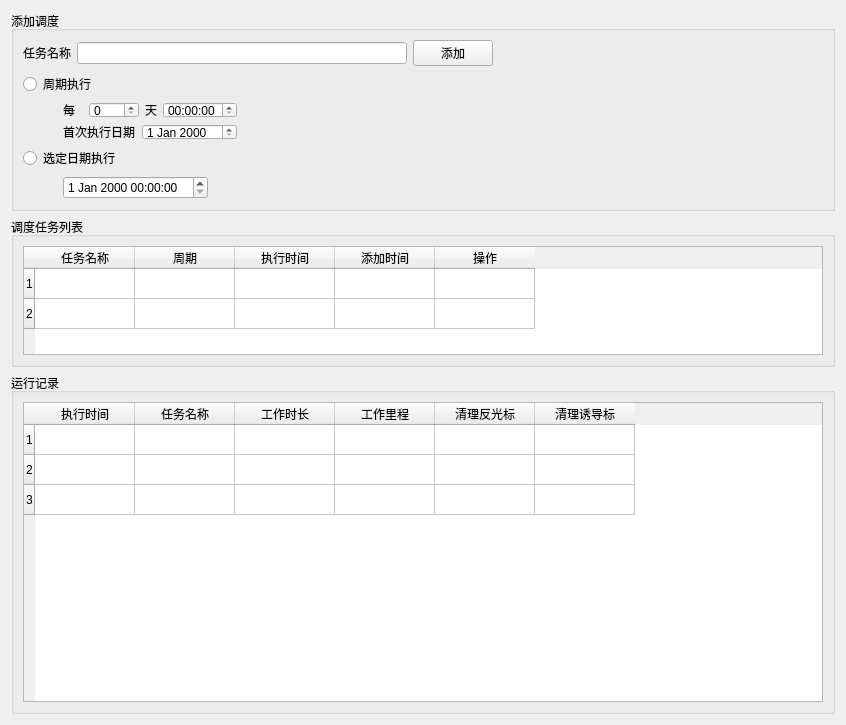
      <widget class="QWidget" name="tab_task">
       <attribute name="title">
        <string>调度</string>
       </attribute>
       <layout class="QVBoxLayout" name="verticalLayout_13">
        <item>
         <layout class="QVBoxLayout" name="verticalLayout_5">
          <item>
           <widget class="QGroupBox" name="groupBox_5">
            <property name="sizePolicy">
             <sizepolicy hsizetype="Expanding" vsizetype="Fixed">
              <horstretch>0</horstretch>
              <verstretch>0</verstretch>
             </sizepolicy>
            </property>
            <property name="minimumSize">
             <size>
              <width>200</width>
              <height>200</height>
             </size>
            </property>
            <property name="maximumSize">
             <size>
              <width>16777215</width>
              <height>200</height>
             </size>
            </property>
            <property name="title">
             <string>添加调度</string>
            </property>
            <layout class="QVBoxLayout" name="verticalLayout_11">
             <item>
              <layout class="QHBoxLayout" name="horizontalLayout_11">
               <item>
                <widget class="QLabel" name="label_3">
                 <property name="text">
                  <string>任务名称</string>
                 </property>
                </widget>
               </item>
               <item>
                <widget class="QLineEdit" name="lineEdit">
                 <property name="minimumSize">
                  <size>
                   <width>300</width>
                   <height>0</height>
                  </size>
                 </property>
                </widget>
               </item>
               <item>
                <widget class="QPushButton" name="pushButton_add_task">
                 <property name="text">
                  <string>添加</string>
                 </property>
                </widget>
               </item>
               <item>
                <spacer name="horizontalSpacer_9">
                 <property name="orientation">
                  <enum>Qt::Horizontal</enum>
                 </property>
                 <property name="sizeHint" stdset="0">
                  <size>
                   <width>40</width>
                   <height>20</height>
                  </size>
                 </property>
                </spacer>
               </item>
              </layout>
             </item>
             <item>
              <widget class="QRadioButton" name="radioButton">
               <property name="text">
                <string>周期执行</string>
               </property>
              </widget>
             </item>
             <item>
              <layout class="QHBoxLayout" name="horizontalLayout_12">
               <item>
                <spacer name="horizontalSpacer_5">
                 <property name="orientation">
                  <enum>Qt::Horizontal</enum>
                 </property>
                 <property name="sizeType">
                  <enum>QSizePolicy::Fixed</enum>
                 </property>
                 <property name="sizeHint" stdset="0">
                  <size>
                   <width>40</width>
                   <height>20</height>
                  </size>
                 </property>
                </spacer>
               </item>
               <item>
                <layout class="QVBoxLayout" name="verticalLayout_10">
                 <property name="sizeConstraint">
                  <enum>QLayout::SetDefaultConstraint</enum>
                 </property>
                 <item>
                  <layout class="QGridLayout" name="gridLayout_5">
                   <item row="0" column="0">
                    <widget class="QLabel" name="label_5">
                     <property name="sizePolicy">
                      <sizepolicy hsizetype="Minimum" vsizetype="Preferred">
                       <horstretch>0</horstretch>
                       <verstretch>0</verstretch>
                      </sizepolicy>
                     </property>
                     <property name="minimumSize">
                      <size>
                       <width>20</width>
                       <height>0</height>
                      </size>
                     </property>
                     <property name="text">
                      <string>每</string>
                     </property>
                    </widget>
                   </item>
                   <item row="0" column="1">
                    <widget class="QSpinBox" name="spinBox">
                     <property name="sizePolicy">
                      <sizepolicy hsizetype="Fixed" vsizetype="Fixed">
                       <horstretch>0</horstretch>
                       <verstretch>0</verstretch>
                      </sizepolicy>
                     </property>
                     <property name="minimumSize">
                      <size>
                       <width>50</width>
                       <height>0</height>
                      </size>
                     </property>
                    </widget>
                   </item>
                   <item row="0" column="2">
                    <widget class="QLabel" name="label_9">
                     <property name="text">
                      <string>天</string>
                     </property>
                    </widget>
                   </item>
                   <item row="0" column="3">
                    <widget class="QTimeEdit" name="timeEdit"/>
                   </item>
                  </layout>
                 </item>
                 <item>
                  <layout class="QGridLayout" name="gridLayout_6">
                   <item row="0" column="0">
                    <widget class="QLabel" name="label_10">
                     <property name="text">
                      <string>首次执行日期</string>
                     </property>
                    </widget>
                   </item>
                   <item row="0" column="1">
                    <widget class="QDateEdit" name="dateEdit"/>
                   </item>
                  </layout>
                 </item>
                </layout>
               </item>
               <item>
                <spacer name="horizontalSpacer_7">
                 <property name="orientation">
                  <enum>Qt::Horizontal</enum>
                 </property>
                 <property name="sizeType">
                  <enum>QSizePolicy::Expanding</enum>
                 </property>
                 <property name="sizeHint" stdset="0">
                  <size>
                   <width>40</width>
                   <height>20</height>
                  </size>
                 </property>
                </spacer>
               </item>
              </layout>
             </item>
             <item>
              <widget class="QRadioButton" name="radioButton_2">
               <property name="text">
                <string>选定日期执行</string>
               </property>
              </widget>
             </item>
             <item>
              <layout class="QHBoxLayout" name="horizontalLayout_13">
               <item>
                <spacer name="horizontalSpacer_6">
                 <property name="orientation">
                  <enum>Qt::Horizontal</enum>
                 </property>
                 <property name="sizeType">
                  <enum>QSizePolicy::Fixed</enum>
                 </property>
                 <property name="sizeHint" stdset="0">
                  <size>
                   <width>40</width>
                   <height>20</height>
                  </size>
                 </property>
                </spacer>
               </item>
               <item>
                <widget class="QDateTimeEdit" name="dateTimeEdit"/>
               </item>
               <item>
                <spacer name="horizontalSpacer_8">
                 <property name="orientation">
                  <enum>Qt::Horizontal</enum>
                 </property>
                 <property name="sizeHint" stdset="0">
                  <size>
                   <width>40</width>
                   <height>20</height>
                  </size>
                 </property>
                </spacer>
               </item>
              </layout>
             </item>
            </layout>
           </widget>
          </item>
          <item>
           <widget class="QGroupBox" name="groupBox_6">
            <property name="sizePolicy">
             <sizepolicy hsizetype="Expanding" vsizetype="Fixed">
              <horstretch>0</horstretch>
              <verstretch>0</verstretch>
             </sizepolicy>
            </property>
            <property name="minimumSize">
             <size>
              <width>800</width>
              <height>150</height>
             </size>
            </property>
            <property name="maximumSize">
             <size>
              <width>16777215</width>
              <height>150</height>
             </size>
            </property>
            <property name="title">
             <string>调度任务列表</string>
            </property>
            <layout class="QVBoxLayout" name="verticalLayout_7" stretch="0">
             <item>
              <widget class="QTableWidget" name="tableWidget_task_list">
               <property name="sizePolicy">
                <sizepolicy hsizetype="Preferred" vsizetype="Ignored">
                 <horstretch>0</horstretch>
                 <verstretch>0</verstretch>
                </sizepolicy>
               </property>
               <property name="styleSheet">
                <string notr="true"/>
               </property>
               <property name="showGrid">
                <bool>true</bool>
               </property>
               <property name="gridStyle">
                <enum>Qt::SolidLine</enum>
               </property>
               <row>
                <property name="text">
                 <string>1</string>
                </property>
               </row>
               <row>
                <property name="text">
                 <string>2</string>
                </property>
               </row>
               <column>
                <property name="text">
                 <string>任务名称</string>
                </property>
               </column>
               <column>
                <property name="text">
                 <string>周期</string>
                </property>
               </column>
               <column>
                <property name="text">
                 <string>执行时间</string>
                </property>
               </column>
               <column>
                <property name="text">
                 <string>添加时间</string>
                </property>
               </column>
               <column>
                <property name="text">
                 <string>操作</string>
                </property>
               </column>
              </widget>
             </item>
            </layout>
           </widget>
          </item>
          <item>
           <widget class="QGroupBox" name="groupBox_7">
            <property name="title">
             <string>运行记录</string>
            </property>
            <layout class="QVBoxLayout" name="verticalLayout_14">
             <item>
              <widget class="QTableWidget" name="tableWidget_task_log">
               <property name="sizePolicy">
                <sizepolicy hsizetype="Preferred" vsizetype="Preferred">
                 <horstretch>0</horstretch>
                 <verstretch>0</verstretch>
                </sizepolicy>
               </property>
               <property name="minimumSize">
                <size>
                 <width>800</width>
                 <height>300</height>
                </size>
               </property>
               <row>
                <property name="text">
                 <string>1</string>
                </property>
               </row>
               <row>
                <property name="text">
                 <string>2</string>
                </property>
               </row>
               <row>
                <property name="text">
                 <string>3</string>
                </property>
               </row>
               <column>
                <property name="text">
                 <string>执行时间</string>
                </property>
               </column>
               <column>
                <property name="text">
                 <string>任务名称</string>
                </property>
               </column>
               <column>
                <property name="text">
                 <string>工作时长</string>
                </property>
               </column>
               <column>
                <property name="text">
                 <string>工作里程</string>
                </property>
               </column>
               <column>
                <property name="text">
                 <string>清理反光标</string>
                </property>
               </column>
               <column>
                <property name="text">
                 <string>清理诱导标</string>
                </property>
               </column>
              </widget>
             </item>
            </layout>
           </widget>
          </item>
         </layout>
        </item>
       </layout>
      </widget>
